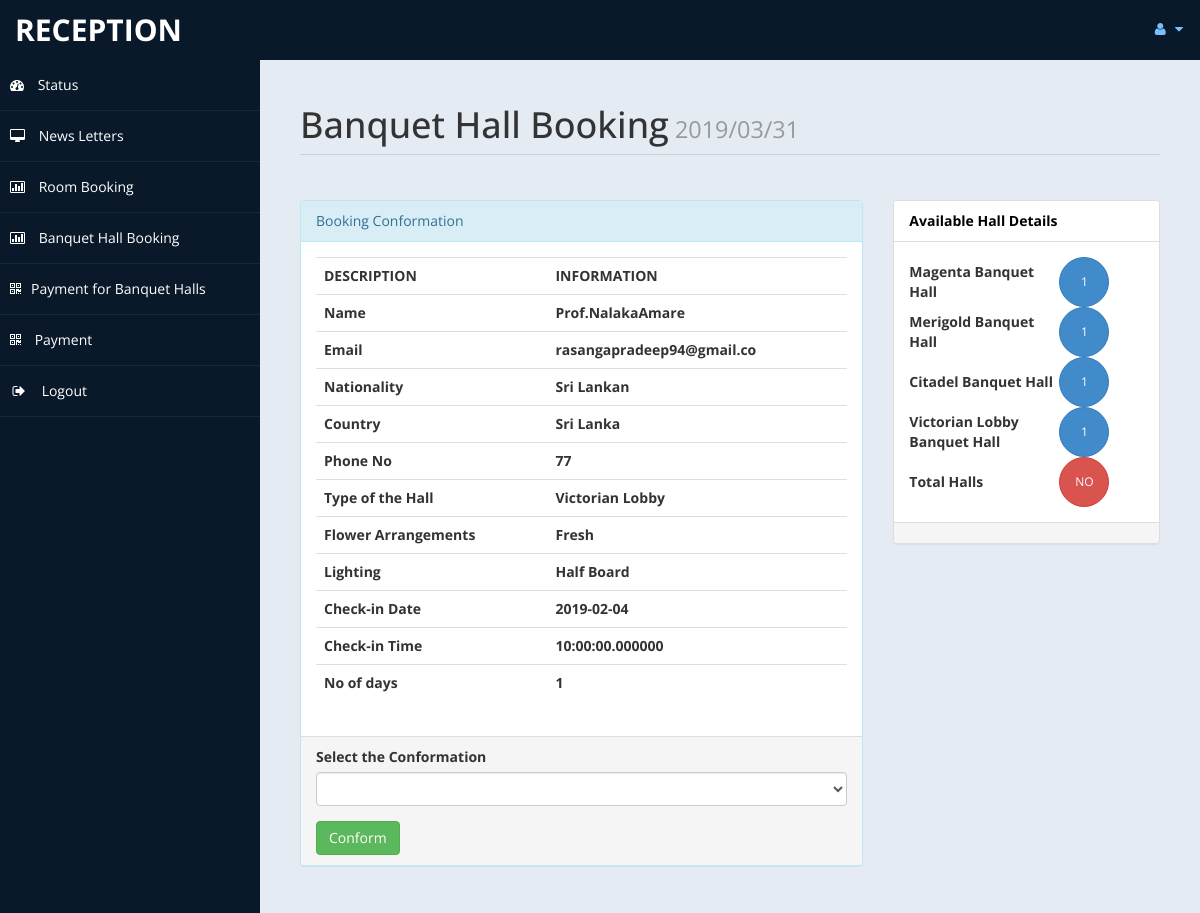
Screenshot of /admin/banquetBook.php?rid=8 (signed in) with the database file from the repository.
### tables this page shows
CREATE TABLE `banquetbook` (
  `id` int(10) NOT NULL,
  `Title` varchar(50) NOT NULL,
  `FName` varchar(50) NOT NULL,
  `LName` varchar(50) NOT NULL,
  `Email` varchar(25) NOT NULL,
  `National` varchar(15) NOT NULL,
  `Country` varchar(15) NOT NULL,
  `Phone` int(10) NOT NULL,
  `THall` varchar(15) NOT NULL,
  `Farrange` varchar(10) NOT NULL,
  `NRoom` int(5) NOT NULL,
  `Light` varchar(10) NOT NULL,
  `cinDate` date NOT NULL,
  `cinTime` time(6) NOT NULL,
  `stat` varchar(20) NOT NULL,
  `nodays` varchar(20) NOT NULL
);

### admin/banquetBook.php (the view, shortened to what this page needs)
<?php
		if(!isset($_GET["rid"]))
		{
			 header("location:index.php");
		}
		else {
				$curdate=date("Y/m/d");
				include ('db.php');
				$id = $_GET['rid'];
	$sql = "select * from banquetbook where id = '$id' ";
        $re = mysqli_query($con, $sql);
        while ($row = mysqli_fetch_array($re)) {
            $title = $row['Title'];
            $Fname = $row['FName'];
            $lname = $row['LName'];
            $email = $row['Email'];
            $National = $row['National'];
            $country = $row['Country'];
            $phone = $row['Phone'];
            $thall = $row['THall'];
            $farrange = $row['Farrange'];
            $light = $row['Light'];
            $cindate = $row['cinDate'];
            $cintime = $row['cinTime'];
				}
	}
			?>
<!DOCTYPE html>
<html xmlns="http://www.w3.org/1999/xhtml">
<head>
    <link href="assets/css/bootstrap.css" rel="stylesheet" />
    <link href="assets/css/font-awesome.css" rel="stylesheet" />
    <link href="assets/js/morris/morris-0.4.3.min.css" rel="stylesheet" />
    <link href="assets/css/custom-styles.css" rel="stylesheet" />
</head>
<body>
    <div id="wrapper">
        <nav class="navbar navbar-default top-navbar" role="navigation">
            <div class="navbar-header">
                <a class="navbar-brand" href="home.php"> <?php echo $_SESSION["user"]; ?> </a>
            </div>
            <ul class="nav navbar-top-links navbar-right">
                <li class="dropdown">
                    <a class="dropdown-toggle" data-toggle="dropdown" href="#" aria-expanded="false">
                        <i class="fa fa-user fa-fw"></i> <i class="fa fa-caret-down"></i>
                    </a>
                </li>
            </ul>
        </nav>
		<?php include('includes/sidebar.php'); ?>
        <div id="page-wrapper">
            <div id="page-inner">
                <div class="row">
                    <div class="col-md-12">
                        <h1 class="page-header">
                            Banquet Hall Booking<small>	<?php echo  $curdate; ?> </small>
                        </h1>
                    </div>
					<div class="col-md-8 col-sm-8">
                    <div class="panel panel-info">
                        <div class="panel-heading">
                           Booking Conformation
                        </div>
                        <div class="panel-body">
							<div class="table-responsive">
                                <table class="table">
                                    <tr>
                                            <th>DESCRIPTION</th>
                                            <th>INFORMATION</th>
                                        </tr>
                                        <tr>
                                            <th>Name</th>
                                            <th><?php echo $title. $Fname. $lname; ?> </th>
                                        </tr>
										<tr>
                                            <th>Email</th>
                                            <th><?php echo $email; ?> </th>
                                        </tr>
										<tr>
                                            <th>Nationality </th>
                                            <th><?php echo $National; ?></th>
                                        </tr>
										<tr>
                                            <th>Country </th>
                                            <th><?php echo $country;  ?></th>
                                        </tr>
										<tr>
                                            <th>Phone No </th>
                                            <th><?php echo $phone; ?></th>
                                        </tr>
										<tr>
                                            <th>Type of the Hall </th>
                                            <th><?php echo $thall; ?></th>
                                        </tr>
										<tr>
                                            <th>Flower Arrangements </th>
                                            <th><?php echo $farrange; ?></th>
                                        </tr>
										<tr>
                                            <th>Lighting</th>
                                            <th><?php echo $light; ?></th>
                                        </tr>
										<tr>
                                            <th>Check-in Date </th>
                                            <th><?php echo $cindate; ?></th>
                                        </tr>
										<tr>
                                            <th>Check-in Time</th>
                                            <th><?php echo $cintime; ?></th>
                                        </tr>
										<tr>
                                            <th>No of days</th>
                                            <th><?php echo 1; ?></th>
                                        </tr>
                                </table>
                            </div>
                        </div>
                        <div class="panel-footer">
                            <form method="post">
										<div class="form-group">
														<label>Select the Conformation</label>
														<select name="conf"class="form-control">
															<option value selected>	</option>
															<option value="Conform">Conform</option>
														</select>
										 </div>
							<input type="submit" name="co" value="Conform" class="btn btn-success">
							</form>
                        </div>
                    </div>
					</div>
					<?php
						$rsql ="select * from banquet";
						$rre= mysqli_query($con,$rsql);
						$r =0 ;
						$sc =0;
						$gh = 0;
						$sr = 0;
						$dr = 0;
						while($rrow=mysqli_fetch_array($rre))
						{
							$r = $r + 1;
							$s = $rrow['type'];
							if($s=="Magenta" )
							{
								$sc = $sc+ 1;
							}
							if($s=="Merigold")
							{
								$gh = $gh + 1;
							}
							if($s=="Citadel" )
							{
								$sr = $sr + 1;
							}
							if($s=="Victorian Lobby" )
							{
								$dr = $dr + 1;
							}
						}
						?>
						<?php
						$csql ="select * from payment";
						$cre= mysqli_query($con,$csql);
						$cr =0 ;
						$csc =0;
						$cgh = 0;
						$csr = 0;
						$cdr = 0;
						while($crow=mysqli_fetch_array($cre))
						{
							$cr = $cr + 1;
						}
					?>
					<div class="col-md-4 col-sm-4">
                    <div class="panel panel-default">
                        <div class="panel-heading">
                           Available Hall Details
                        </div>
                        <div class="panel-body">
						<table width="200px">
							<tr>
								<td><b>Magenta Banquet Hall</b></td>
								<td><button type="button" class="btn btn-primary btn-circle"><?php
									$f1 =$sc - $csc;
									if($f1 <=0 )
									{	$f1 = "NO";
										echo $f1;
									}
									else{
											echo $f1;
									}
								?> </button></td>
							</tr>
							<tr>
								<td><b>Merigold Banquet Hall</b>	 </td>
								<td><button type="button" class="btn btn-primary btn-circle"><?php
								$f2 =  $gh -$cgh;
								if($f2 <=0 )
									{	$f2 = "NO";
										echo $f2;
									}
									else{
											echo $f2;
									}
								?> </button></td>
							</tr>
							<tr>
								<td><b>Citadel Banquet Hall</b></td>
								<td><button type="button" class="btn btn-primary btn-circle"><?php
								$f3 =$sr - $csr;
								if($f3 <=0 )
									{	$f3 = "NO";
										echo $f3;
									}
									else{
											echo $f3;
									}
								?> </button></td>
							</tr>
							<tr>
								<td><b>Victorian Lobby Banquet Hall</b>	 </td>
								<td><button type="button" class="btn btn-primary btn-circle"><?php
								$f4 =$dr - $cdr;
								if($f4 <=0 )
									{	$f4 = "NO";
										echo $f4;
									}
									else{
											echo $f4;
									}
								?> </button></td>
							</tr>
							<tr>
								<td><b>Total Halls</b> </td>
								<td> <button type="button" class="btn btn-danger btn-circle"><?php
								$f5 =$r-$cr;
								if($f5 <=0 )
									{	$f5 = "NO";
										echo $f5;
									}
									else{
											echo $f5;
									}
								 ?> </button></td>
							</tr>
						</table>
						</div>
                        <div class="panel-footer">
                        </div>
                    </div>
					</div>
                </div>
                </div>
         </div>
        </div>
</body>
</html>

### admin/assets/css/custom-styles.css (style rules this page uses)
body { font-family: 'Open Sans', sans-serif; }
#wrapper { width: 100%; background:#09192A; }
#page-wrapper { padding: 15px 15px; min-height: 600px; background:#E5EBF2; }
#page-inner { width:100%; margin:10px 20px 10px 0px; background-color:transparent; padding:10px; min-height:1200px; }
h1, .h1, h2, .h2, h3, .h3 { margin-top: 7px; margin-bottom: -5px; }
.page-header { padding-bottom: 9px; margin: 10px 0 45px; border-bottom: 1px solid #C7D1DD; }
.panel-default > .panel-heading { color: #000; background-color: #FFFFFF; border-color: #ddd; font-weight:bold; }
.top-navbar { margin:0px; }
.top-navbar .navbar-brand { color: #fff; width: 260px; text-align: left; height: 60px; font-size: 30px; font-weight: 700; text-transform: uppercase; line-height: 30px; }
.top-navbar .nav > li { position: relative; display: inline-block; }
.top-navbar .nav > li > a { position: relative; display: block; padding: 19px 15px; color: #77C0FD; }
.top-navbar { background:#09192A; border-bottom:none; }
.top-navbar .nav > li > a > i { margin-right: 2px; }
.navbar-default { border:0px solid black; }
.navbar-header { background: #09192A; }
.nav > li > a > i { margin-right:10px; }
.btn-circle { width: 50px; height: 50px; padding: 6px 0; -webkit-border-radius: 25px; -moz-border-radius: 25px; border-radius: 25px; text-align: center; font-size: 12px; line-height: 1.428571429; }
@media (min-width:768px) { #page-wrapper { margin: 0 0 0 260px; padding: 15px 30px; min-height: 1200px; } }
@media (min-width:768px) { .navbar { border-radius: 0px; } }

### rows the page displays
banquetbook: Title "Prof.", FName "Nalaka", LName "Amare", Email "rasangapradeep94@gmail.co", National "Sri Lankan", Country "Sri Lanka", Phone "77", THall "Victorian Lobby", Farrange "Fresh", Light "Half Board", cinDate "2019-02-04", cinTime "10:00:00.000000"

### other values shown
$_SESSION["user"] "RECEPTION"
$f1 "1"
$f2 "1"
$f3 "1"
$f4 "1"
$f5 "NO"
